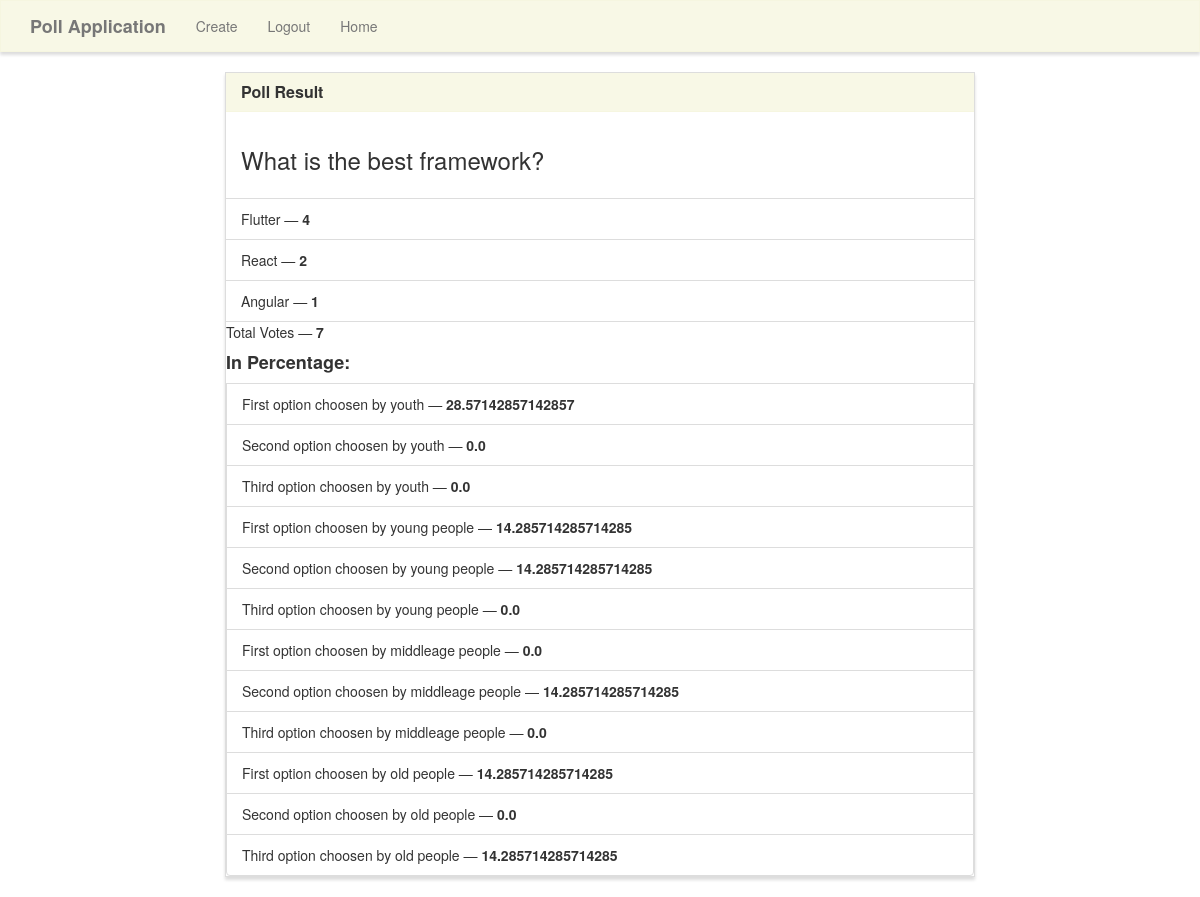
/results/1 (signed in), run on the app's committed database.
### poll/models.py (models this page shows)
class Poll(models.Model):
    question = models.TextField()
    first_option = models.CharField(max_length=40)
    second_option = models.CharField(max_length=40)
    third_option  = models.CharField(max_length=40)
    first_option_count_youth = models.IntegerField(default = 0)
    second_option_count_youth = models.IntegerField(default = 0)
    third_option_count_youth = models.IntegerField(default = 0)
    first_option_count_youngpeople = models.IntegerField(default = 0)
    second_option_count_youngpeople = models.IntegerField(default = 0)
    third_option_count_youngpeople = models.IntegerField(default = 0)
    first_option_count_middleagepeople = models.IntegerField(default = 0)
    second_option_count_middleagepeople = models.IntegerField(default = 0)
    third_option_count_middleagepeople = models.IntegerField(default = 0)
    first_option_count_oldpeople = models.IntegerField(default = 0)
    second_option_count_oldpeople = models.IntegerField(default = 0)
    third_option_count_oldpeople = models.IntegerField(default = 0)
    def first_option_result(self):
        return self.first_option_count_youth + self.first_option_count_youngpeople + self.first_option_count_middleagepeople + self.first_option_count_oldpeople
    def second_option_result(self):
        return self.second_option_count_youth + self.second_option_count_youngpeople + self.second_option_count_middleagepeople + self.second_option_count_oldpeople
    def third_option_result(self):
        return self.third_option_count_youth + self.third_option_count_youngpeople + self.third_option_count_middleagepeople + self.third_option_count_oldpeople
    def total(self):
        return self.first_option_count_youth + self.second_option_count_youth + self.third_option_count_youth + self.first_option_count_youngpeople + self.second_option_count_youngpeople + self.third_option_count_youngpeople + self.first_option_count_middleagepeople + self.second_option_count_middleagepeople + self.third_option_count_middleagepeople + self.first_option_count_oldpeople + self.second_option_count_oldpeople + self.third_option_count_oldpeople

### poll/views.py (the view)
# urls.py: path('results/<poll_id>', poll_views.results, name='results')
def results(request, poll_id):
    if request.user.is_superuser:
        poll = Poll.objects.get(pk=poll_id)
        context = {
            'poll' : poll
        }
        return render(request, 'poll/results.html', context)
    else:
        messages.warning(request, "Unfoturnately - this feature is only for admin!")
        return redirect('home')

### poll/templates/poll/results.html (shortened to what this page needs)
{% extends "poll/base.html" %}
{% load mathfilters %}
{% block main %}
<div class="row">
    <div class="col-lg-8 col-lg-offset-2">
        <div class="panel panel-default">
            <div class="panel-heading">
                <h3 class="panel-title">Poll Result</h3>
            </div>
            <div class="panel-body">
                <h3>{{ poll.question }}</h3>
            </div>
            <ul class="list-group">
                <li class="list-group-item">{{ poll.first_option }} &mdash; <strong>{{ poll.first_option_result }}</strong></li>
                <li class="list-group-item">{{ poll.second_option }} &mdash; <strong>{{ poll.second_option_result }}</strong></li>
                <li class="list-group-item">{{ poll.third_option }} &mdash; <strong>{{ poll.third_option_result }}</strong></li>
            </ul>
            <div class="panel-footer1">
                Total Votes &mdash; <strong>{{ poll.total }}</strong>
            </div>
            <div class="panel-footer2">
                <h4><b>In Percentage:</b></h4>
                <li class="list-group-item">First option choosen by youth &mdash; <strong>{{ poll.first_option_count_youth|div:poll.total|mul:100  }}</strong></li>
                <li class="list-group-item">Second option choosen by youth &mdash; <strong>{{ poll.second_option_count_youth|div:poll.total|mul:100  }}</strong></li>
                <li class="list-group-item">Third option choosen by youth &mdash; <strong>{{ poll.third_option_count_youth|div:poll.total|mul:100  }}</strong></li>
                <li class="list-group-item">First option choosen by young people &mdash; <strong>{{ poll.first_option_count_youngpeople|div:poll.total|mul:100  }}</strong></li>
                <li class="list-group-item">Second option choosen by young people &mdash; <strong>{{ poll.second_option_count_youngpeople|div:poll.total|mul:100  }}</strong></li>
                <li class="list-group-item">Third option choosen by young people &mdash; <strong>{{ poll.third_option_count_youngpeople|div:poll.total|mul:100  }}</strong></li>
                <li class="list-group-item">First option choosen by middleage people &mdash; <strong>{{ poll.first_option_count_middleagepeople|div:poll.total|mul:100  }}</strong></li>
                <li class="list-group-item">Second option choosen by middleage people &mdash; <strong>{{ poll.second_option_count_middleagepeople|div:poll.total|mul:100  }}</strong></li>
                <li class="list-group-item">Third option choosen by middleage people &mdash; <strong>{{ poll.third_option_count_middleagepeople|div:poll.total|mul:100  }}</strong></li>
                <li class="list-group-item">First option choosen by old people &mdash; <strong>{{ poll.first_option_count_oldpeople|div:poll.total|mul:100  }}</strong></li>
                <li class="list-group-item"> Second option choosen by old people &mdash; <strong>{{ poll.second_option_count_oldpeople|div:poll.total|mul:100  }}</strong></li>
                <li class="list-group-item">Third option choosen by old people &mdash; <strong>{{ poll.third_option_count_oldpeople|div:poll.total|mul:100  }}</strong></li>
            </div>
        </div>
    </div>
</div>
{% endblock %}

### poll/static/style.css (style rules this page uses)
.navbar-default, .btn, .form-control, .panel { border-radius: 0; }
.panel-default > .panel-heading { color: #333; background-color: rgba(245, 245, 220, .7); border-color: rgba(245, 245, 220, .6); border-top-left-radius: 0; border-top-right-radius: 0; }
.panel { box-shadow: 0px 3px 3px 0px #ddd; }
a.navbar-brand, .panel-title { font-weight: bolder; }

### data on the page
Poll: question "What is the best framework?", first_option "Flutter", first_option_result "4", second_option "React", second_option_result "2", third_option "Angular", third_option_result "1", total "7", first_option_count_youth|div "28.57142857142857", second_option_count_youth|div "0.0", third_option_count_youth|div "0.0", first_option_count_youngpeople|div "14.285714285714285", second_option_count_youngpeople|div "14.285714285714285", third_option_count_youngpeople|div "0.0", first_option_count_middleagepeople|div "0.0", second_option_count_middleagepeople|div "14.285714285714285", third_option_count_middleagepeople|div "0.0", first_option_count_oldpeople|div "14.285714285714285", second_option_count_oldpeople|div "0.0", third_option_count_oldpeople|div "14.285714285714285"
